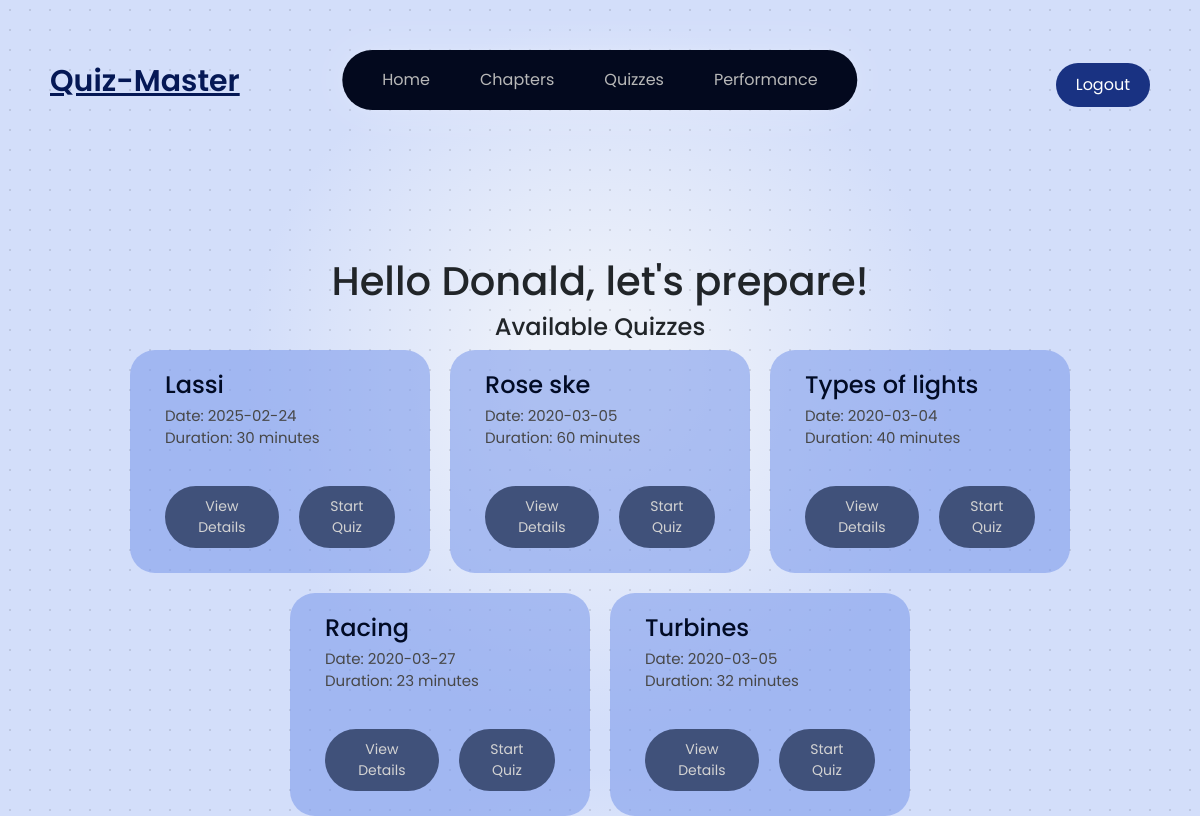
Page /student (signed in) on the committed database.
### models/models.py (models this page shows)
class Users(db.Model):
    __tablename__ = "users"
    userId = db.Column(db.Integer,  primary_key= True)
    userName = db.Column(db.String(120), unique = True, nullable = False)
    passWord = db.Column(db.String(120), nullable = False)
    fullName = db.Column(db.String(120), nullable = False)
    isAdmin = db.Column(db.Boolean, default = False)

class Quiz(db.Model):
    __tablename__ = 'quizzes'
    id = db.Column(db.Integer, primary_key=True)
    subject_id = db.Column(db.Integer, db.ForeignKey('subjects.id'), nullable=False)
    chapter_id = db.Column(db.Integer, db.ForeignKey('chapters.id'), nullable=False)
    date_of_quiz = db.Column(db.Date, nullable=False)
    time_duration = db.Column(db.Integer, nullable=False)
    remarks = db.Column(db.Text, nullable=True)

### controllers/student_dashboard.py (the view)
@student_dashboard_bp.route('/student')
def student_dashboard():
    user_id = session.get('user_id')  # Ensure 'user_id' is set during login
    if user_id:
        user = Users.query.get(user_id)
        if user:
            quizzes = Quiz.query.all()
            return render_template('student_dashboard.html', quizzes=quizzes, userName=user.fullName, userId=user.userId)
        else:
            return "User not found", 404
    else:
        return redirect('/login')

### templates/student_dashboard.html (shortened to what this page needs)
<!DOCTYPE html>
<html lang="en">
<head>
    <link rel="stylesheet" href="{{ url_for('static', filename='styles.css') }}">
</head>
<body class='page_look font_family_poppins'>
    {% include 'navbar_sd.html' %}
    <h1 style="text-align: center;">Hello {{ userName }}, let's prepare!</h1>
    <h4 style="text-align: center;">Available Quizzes</h4>
    <div style="height: 50vh; display: flex; flex-wrap: wrap; justify-content: center; align-items: center; gap: 20px;">
        {% for quiz in quizzes %}
        <div  style="width: 25%;min-height: 120px; margin-top: 20px; background-color: #7f9ced94; padding: 25px 35px; border-radius: 25px; border: 0; box-shadow: 0px 2px 10px rgba(0, 0, 0, 0.0); text-align: center; margin-top: 0px; display: flex; flex-direction: column; justify-content: space-between;">
            <h3 style="text-align:left;font-size: 24px; color:#010b25; padding: 10px 0px; line-height: 0px; font-weight: 500;">{{ quiz.remarks }}</h3>
            <p style="text-align:left;color: rgb(71, 71, 71); font-size: 15px;padding: 2px 0px;">Date: {{ quiz.date_of_quiz }}</p>
            <p style="text-align:left;color: rgb(71, 71, 71); font-size: 15px;padding: 0px 0px; margin-top: -18px;">Duration: {{ quiz.time_duration }} minutes</p>
            <div style="display: flex;justify-content: center;gap: 20px;">
            <a href="{{ url_for('get_quiz_details', quiz_id=quiz.id) }}">
                <button style="margin-top: 20px;font-size: 14px; padding: 10px 15px; background-color: rgb(64, 81, 122); color: rgb(211, 211, 211); border: none; border-radius: 35px;">View Details</button>
            </a>
            <a href="{{ url_for('start_quiz_prev',  quiz_id=quiz.id) }}">
                <button style="margin-top: 20px;font-size: 14px; padding: 10px 15px; background-color: rgb(64, 81, 122); color: rgb(211, 211, 211); border: none; border-radius: 35px;">Start Quiz</button>
            </a>
        </div>
        </div>
        {% endfor %}
    </div>
</body>
</html>

### static/styles.css (style rules this page uses)
.page_look { background: radial-gradient(circle, rgba(0, 0, 0, 0.1) 1px, transparent 1px) 0 0 / 20px 20px, radial-gradient(circle, #edf1fa 10%, #d3defa 50%); font-family: 'Poppins', sans-serif; margin: 0; padding: 0; }
.font_family_poppins { font-family: 'Poppins', sans-serif; }

### rows in the picture
Users: fullName "Donald"
Quiz: remarks "Lassi", date_of_quiz "2025-02-24", time_duration "30"
Quiz: remarks "Rose ske", date_of_quiz "2020-03-05", time_duration "60"
Quiz: remarks "Types of lights", date_of_quiz "2020-03-04", time_duration "40"
Quiz: remarks "Racing", date_of_quiz "2020-03-27", time_duration "23"
Quiz: remarks "Turbines", date_of_quiz "2020-03-05", time_duration "32"
